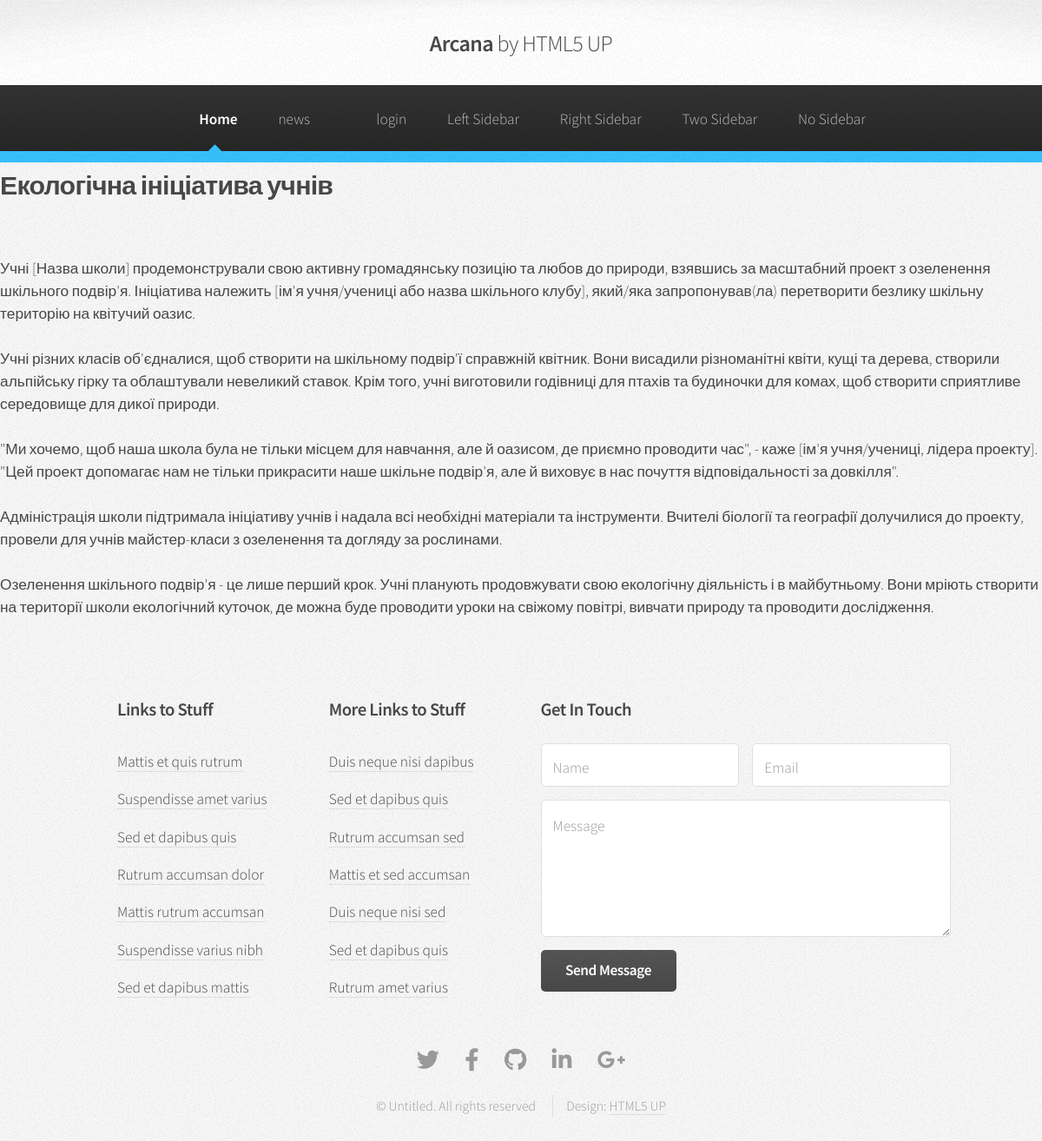
Screenshot of /news/1 with the database file from the repository.
### main.py (models this page shows)
class News(db.Model):
    __tablename__ = 'News'
    id = db.Column(db.Integer, primary_key=True)
    name = db.Column(db.String(255), nullable=False)
    image = db.Column(db.String(255), nullable=False)
    text = db.Column(db.Text(), nullable=False)
    created_on = db.Column(db.Date(), default=datetime.utcnow())
    deleted = db.Column(db.Boolean(), default=False)

### main.py (the view)
@app.route('/news/<int:news_id>')
def news_detail(news_id):
    news_item = News.query.filter_by(id=news_id).first()
    if news_item:
        news_item.text = news_item.text.replace('\n', '<br>')
        return render_template('news_detail.html', news_item=news_item)
    abort(404)

### templates/news_detail.html (shortened to what this page needs)
{% extends "layout.html" %}
{% block main %}
    <h2>{{ news_item.name }}</h2>
    <div>
    </div>
    <p>{{ news_item.text |safe }}</p>
{% endblock %}

### static/css/main.css (style rules this page uses)
html, body, div, span, applet, object, iframe, h1, h2, h3, h4, h5, h6, p, blockquote, pre, a, abbr, acronym, address, big, cite, code, del, dfn, em, img, ins, kbd, q, s, samp, small, strike, strong, sub, sup, tt, var, b, u, i, center, dl, dt, dd, ol, ul, li, fieldset, form, label, legend, table, caption, tbody, tfoot, thead, tr, th, td, article, aside, canvas, details, embed, figure, figcaption, footer, header, hgroup, menu, nav, output, ruby, section, summary, time, mark, audio, video { margin: 0; padding: 0; border: 0; font-size: 100%; font: inherit; vertical-align: baseline; }
body { line-height: 1; }
body { -webkit-text-size-adjust: none; }
html { box-sizing: border-box; }
*, *:before, *:after { box-sizing: inherit; }
body { background: #f7f7f7 url("images/bg01.png"); }
body, input, select, textarea { color: #474747; font-family: 'Source Sans Pro', sans-serif; font-size: 16pt; font-weight: 300; line-height: 1.65em; }
p, ul, ol, dl, table, blockquote { margin: 0 0 2em 0; }
h1, h2, h3, h4, h5, h6 { color: inherit; font-weight: 600; line-height: 1.75em; margin-bottom: 1em; }
h2 { font-size: 1.75em; letter-spacing: -0.025em; }
@media screen and (max-width: 1680px) { body, input, select, textarea { font-size: 14pt; line-height: 1.5em; } }
@media screen and (max-width: 1280px) { body, input, select, textarea { font-size: 13pt; line-height: 1.5em; } }

### rows the page displays
News: name "Екологічна ініціатива учнів", text "Учні [Назва школи] продемонстрували свою активну громадянську позицію та любов до природи, взявшись за масштабний проект з озеленення шкільного подвір'я. Ініціатива належить [ім'я учня/учениці або назва шкільного клубу], який/яка запропонував(ла) перетворити безлику шкільну територію на квітучий оазис. Учні різних класів об'єдналися, щоб створити на шкільному подвір'ї справжній квітник. Вони висадили різноманітні квіти, кущі та дерева, створили альпійську гірку та облаштували невеликий ставок. Крім того, учні виготовили годівниці для птахів та будиночки для комах, щоб створити сприятливе середовище для дикої природи. \"Ми хочемо, щоб наша школа була не тільки місцем для навчання, але й…"
